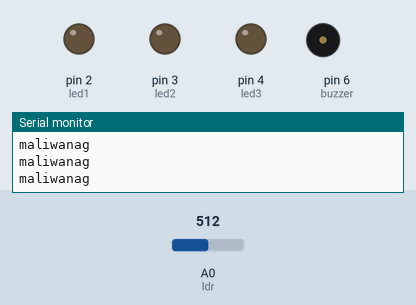
Simulated run of this sketch. Board: Arduino Uno, built with avr-gcc and run on an emulated ATmega328P. On the bench: output pins drawn as LEDs (lit = HIGH), buzzer (waves = sounding, pin HIGH), the last lines printed to the serial monitor. The inputs (shaded band) are chosen by the test bench; at power-on: A0 (ldr) = 512.

Above: at 1.3 s.
1.4 s: A0 (ldr) set to 106
2.9 s: A0 (ldr) set to 91
At 3.6 s:
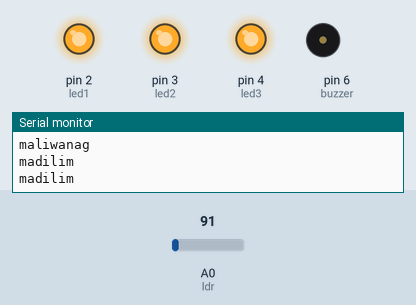
4.5 s: A0 (ldr) set to 185
6.0 s: A0 (ldr) set to 213
At 7.1 s:
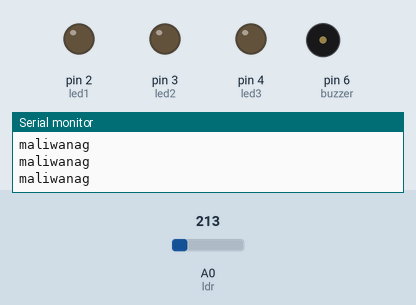
7.5 s: A0 (ldr) set to 90
At 8.3 s:
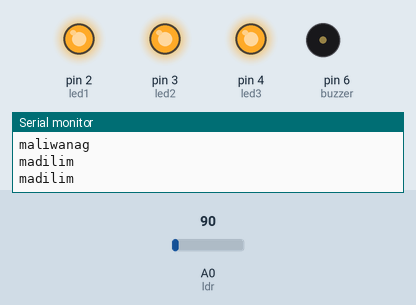
Timing chart, 0 to 10.0 s (numbered marks = the images above; inputs shaded):
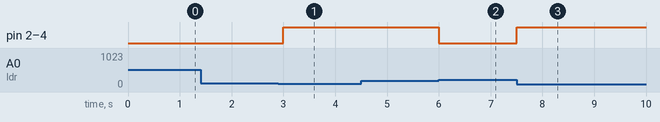

Measured:
- the behaviour switches between 100 and 99 on A0 (ldr) (found by bisection; images 0 and 1)
- the behaviour switches between 200 and 201 on A0 (ldr) (found by bisection; images 1 and 2)
- after the input at 1.4 s, every drawn part: stays the same
- after the input at 2.9 s, pin 2 (led1), pin 3 (led2), pin 4 (led3): LOW → HIGH after 0.10 s
- after the input at 4.5 s, every drawn part: stays the same
- after the input at 6.0 s, pin 2 (led1), pin 3 (led2), pin 4 (led3): HIGH → LOW at once
- after the input at 7.5 s, pin 2 (led1), pin 3 (led2), pin 4 (led3): LOW → HIGH at once

The sketch:

three-led-buzzer-ldr.ino
```cpp
// activity 2
// tinkercad: working
// arduino: working

const int led1 = 2;
const int led2 = 3;
const int led3 = 4;
const int buzzer = 6;
const int ldr = A0;
int ldrReading = 0;

void setup(){
  Serial.begin(9600);
  pinMode(led1, OUTPUT);
  pinMode(led2, OUTPUT);
  pinMode(led3, OUTPUT);
  pinMode(buzzer, OUTPUT);
}

void loop(){
  ldrReading = analogRead(ldr);
  if(ldrReading < 100){
    Serial.println("madilim");
    digitalWrite(led1, HIGH);
    digitalWrite(led2, HIGH);
    digitalWrite(led3, HIGH);
  }
  else if(ldrReading < 100 && ldrReading > 200){
    tone(buzzer, 500, 100);
  }
  else if(ldrReading > 200){
    Serial.println("maliwanag");
    digitalWrite(led1, LOW);
    digitalWrite(led2, LOW);
    digitalWrite(led3, LOW);
  }
  delay(500);
}
```
